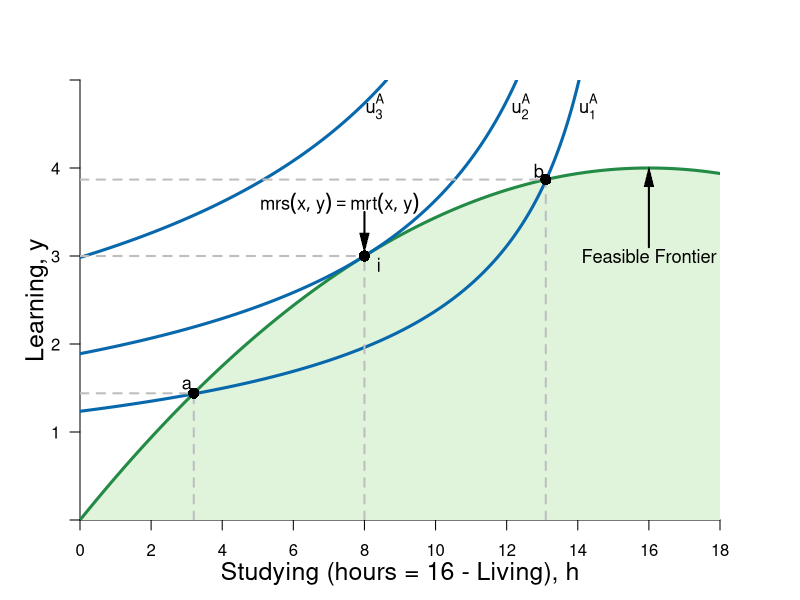

Here is the R script that generated this plot:
#Graph Designer: Simon Halliday
#Authors: Bowles, Foley and Halliday
#Title: Microeconomics: Competition, Conflict and Coordination

library(shape)
pdf(file = "constrained_optimization/feasible_frontier_indifference_bads.pdf", width = 8, height = 8)

#Set parameters for graphics
axislabelsize <- 1.5
labelsize <- 1.1
graphlinewidth <- 3
segmentlinewidth <- 2

COL <- c("#7fc97f", "#beaed4", "#fdc086", "#ffff99", "#386cb0", "#f0027f", "#bf5b17", "#666666")
COLA <- c("#e0f3db", "#99d8c9","#66c2a4","#41ae76", "#238b45", "#005824")
COLB <- c("#4eb3d3", "#2b8cbe", "#0868ac","#084081")

#Edited the margins to cater for the larger LHS labels
par(mar =  c(4, 4, 4, 4))

ppf <- function(x, slope = 1/64, bary = 4) {
  bary - slope *(16-x)^2
}

uFn <- function(x, y, alpha = 0.4){
  ((16-x)^alpha)*(y^(1-alpha))
}

indiffA <- function(x, ubar = uFn(8,3) - 1, alpha = 0.4) {
  (ubar/ ((16-x)^alpha))^(1/ (1 - alpha))
}

ylims <- c(0, 5)
xlims <- c(0, 18)

npts <- 501 
x <- seq(xlims[1], xlims[2], length.out = npts)
y <- seq(ylims[1], ylims[2], length.out = npts) 
a <- c(uFn(8, 3) - 1, uFn(8, 3), uFn(8, 3) + 1.4) #alpha = 0.4

plot(0, 0, xlim = xlims, ylim = ylims, type = "n",
     xlab = expression(paste("")),
     ylab = expression(paste("")), 
     xaxt = "n", 
     yaxt = "n", 
     cex.lab = axislabelsize, 
     bty = "n", 
     xaxs="i", 
     yaxs="i"
)


# ticksy <- seq(from = 0, to = ylims[2], by = 1)
# ylabels <- seq(from = 0, to = ylims[2], by = 1)
ticksx <- seq(from = 0, to = xlims[2], by = 2)
xlabels <- seq(from = 0, to = xlims[2], by = 2)
ticksy <- c(ylims[1], 1, 2, 3, 4, ylims[2])
ylabels <- c(NA, 1, 2, 3, 4, NA)
# ticksx <- c(xlims[1], 5.25, 8.944272, xlims[2])
# xlabels <- c(NA, expression(paste(x,"*")), expression(paste(bar(x))), NA)

axis(1, at = ticksx, pos = 0, labels = xlabels)
axis(2, at = ticksy, pos = 0, labels = ylabels, las = 1)

npts <- 500 
xx1 <- seq(xlims[1], xlims[2], length.out = npts)
xx2 <- seq(0, xlims[2], length.out = npts)
xx3 <- seq(xlims[1], 0, length.out = npts)
xx4 <- seq(-11, 0, length.out = npts)

#Draw the polygon for shading the feasible set
xpoly1 <- seq(from = xlims[1], to = xlims[2], length.out = 500)
ypoly1 <- ppf(xpoly1)
polygon(x = c(xlims[2], xlims[2], xpoly1, 0),
        y = c(ppf(xlims[2]), 0, ypoly1, ylims[2]),
        col=COLA[1], density=NULL, border = NA)

#Draw the graphs
lines(xx1, ppf(xx1), col = COLA[5], lwd = graphlinewidth)

#Label the feasible frontier
text(16, 3, expression("Feasible Frontier"), cex = labelsize)
Arrows(16, 3.1, 16, 3.9, col = "black", lty = 1, lwd = 2, arr.type = "triangle", arr.lwd = 0.5)

contour(x, y, 
        outer(x, y, uFn),
        drawlabels = FALSE,
        col = COLB[3],
        lwd = graphlinewidth,
        levels = a, 
        xaxs="i", 
        yaxs="i", 
        add = TRUE)

#Axis labels
mtext(expression(paste("Studying (hours = 16 - Living), ", h)), side = 1, line = 2.5, cex = axislabelsize)
text(-1.2, 0.5*ylims[2], expression(paste("Learning, ", y)), xpd = TRUE, cex = axislabelsize, srt = 90) 

#Add mrs = mrt at i
text(7.3, 3.6, expression(paste(mrs(x,y) == mrt(x,y))), cex = labelsize)
Arrows(8, 3.5, 8, 3.15, col = "black", lty = 1, lwd = 2, arr.type = "triangle", arr.lwd = 0.5)

#Label the indifference curves
text(14.3, 4.7, expression(u[1]^A), cex = labelsize)
text(12.4, 4.7, expression(u[2]^A), cex = labelsize)
text(8.3, 4.7, expression(u[3]^A), cex = labelsize)

#Annotate max u point on feasible frontier
text(8.4, ppf(8) - 0.1, expression(paste(i)), cex = labelsize)
segments(8, 0, 8, ppf(x = 8), lty = 2, col = "gray", lwd = segmentlinewidth)
segments(0, ppf(x = 8), 8, ppf(x = 8), lty = 2, col = "gray", lwd = segmentlinewidth)
points(8, ppf(x = 8), pch = 16, col = "black", cex = 1.5)

text(3.2-0.2, ppf(3.2) + 0.1, expression(paste(a)), cex = labelsize)
segments(3.2, 0, 3.2, ppf(x = 3.2), lty = 2, col = "gray", lwd = segmentlinewidth)
segments(0, ppf(x = 3.2), 3.2, ppf(x = 3.2), lty = 2, col = "gray", lwd = segmentlinewidth)
points(3.2, ppf(x = 3.2), pch = 16, col = "black", cex = 1.5)


text(13.1-0.2, ppf(13.1) + 0.1, expression(paste(b)), cex = labelsize)
segments(13.1, 0, 13.1, ppf(x = 13.1), lty = 2, col = "gray", lwd = segmentlinewidth)
segments(0, ppf(x = 13.1), 13.1, ppf(x = 13.1), lty = 2, col = "gray", lwd = segmentlinewidth)
points(13.1, ppf(x = 13.1), pch = 16, col = "black", cex = 1.5)



dev.off()
